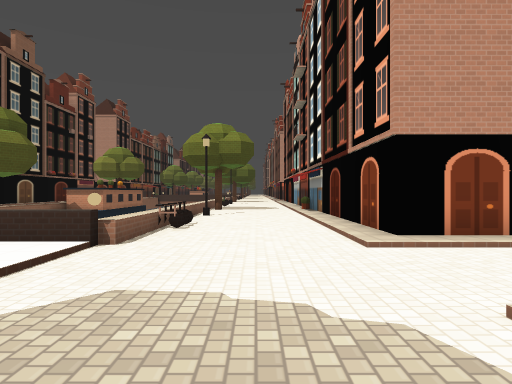
[1] (above)

24 first-person views from a walk through a 3-D level made in the Godot game engine. The camera is 1.5 m above the floor, looks level and sees 75° across. The floor is counted in squares, 2 m on a side. Each view is taken from the middle of a square. On the plan, view 1 faces up. The plan holds only what a view shows up to about 11 squares ahead; the rest is blank. The place goes on beyond the plan. Some surface patterns are stand-ins.

[2]
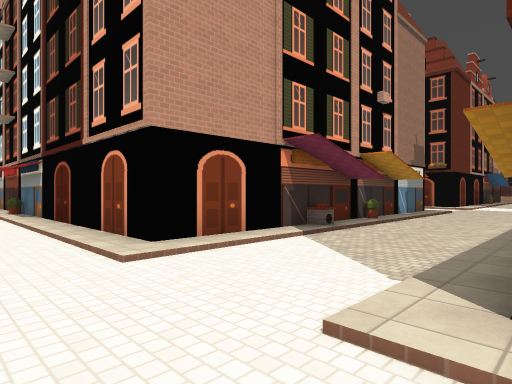

[3]
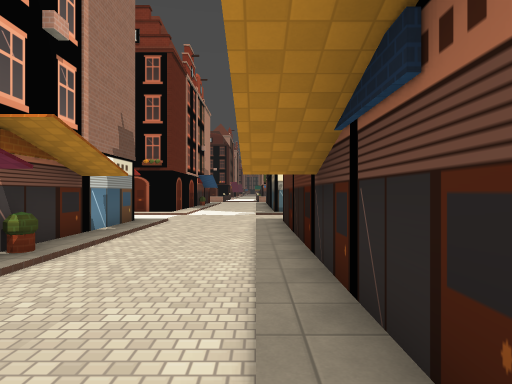

[4]
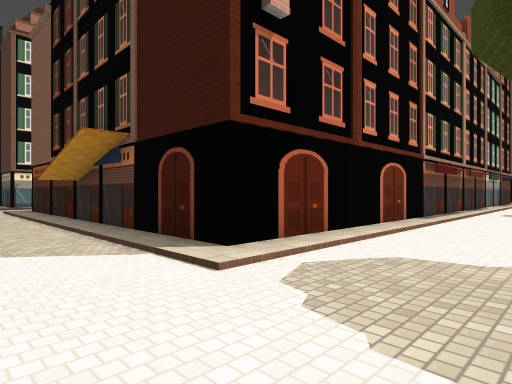

[5]
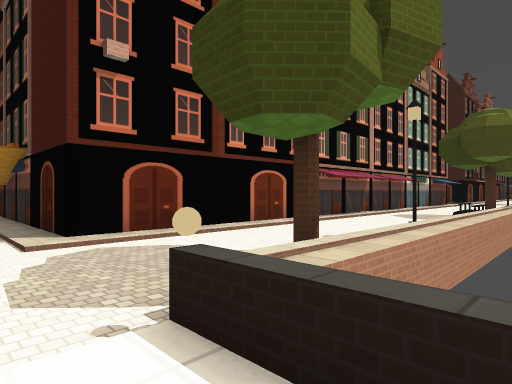

[6]
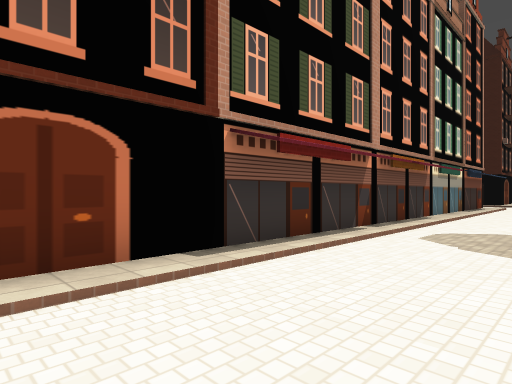

[7]
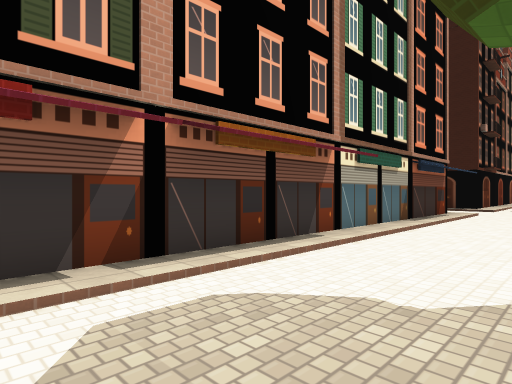

[8]
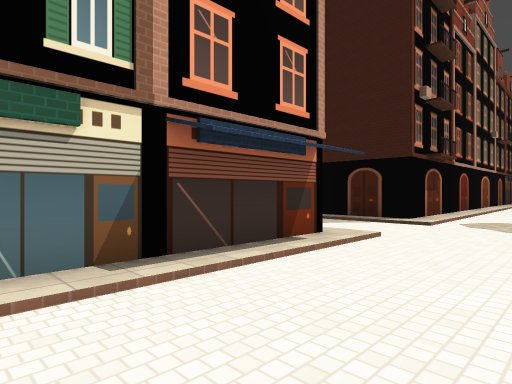

[9]
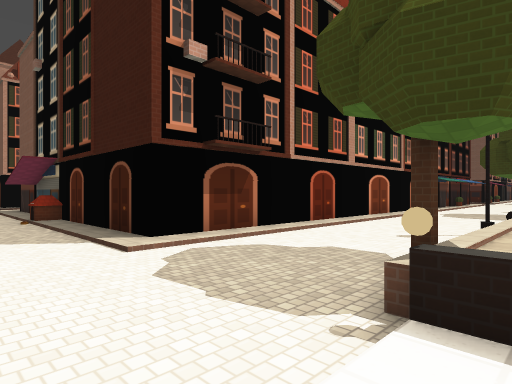

[10]
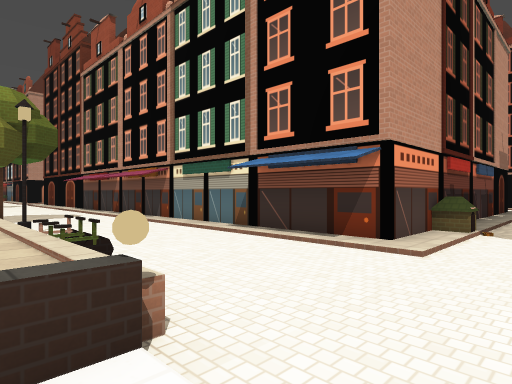

[11]
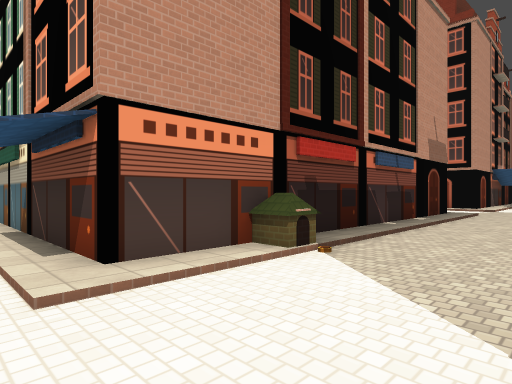

[12]
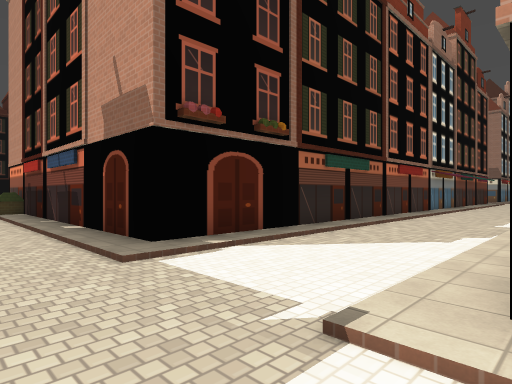

[13]
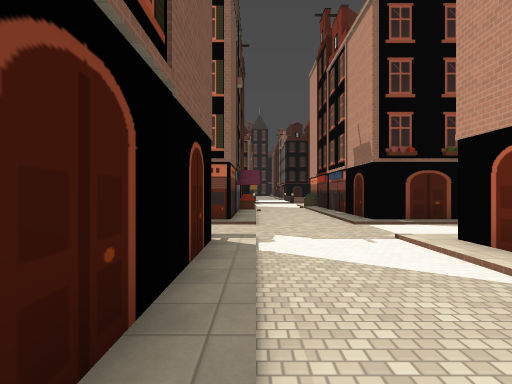

[14]
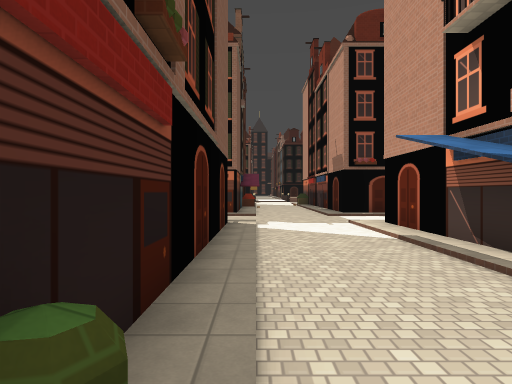

[15]
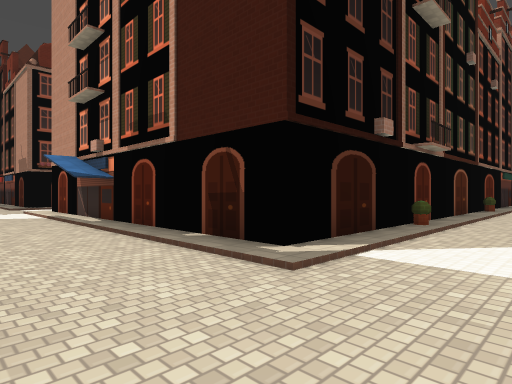

[16]
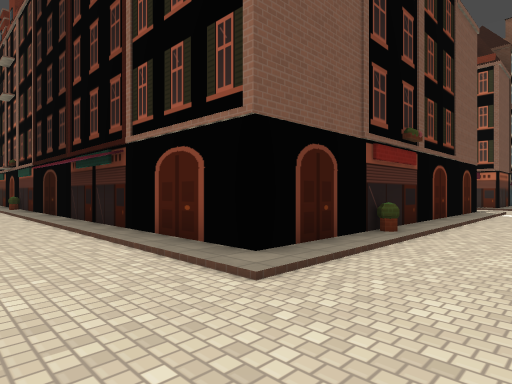

[17]
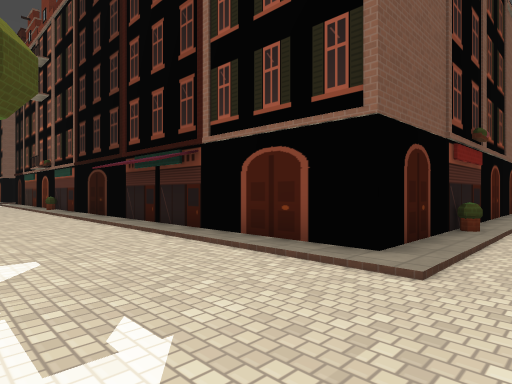

[18]
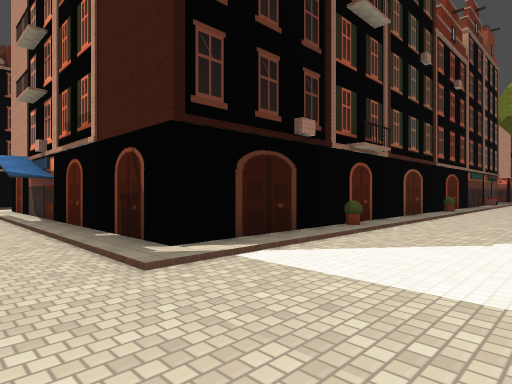

[19]
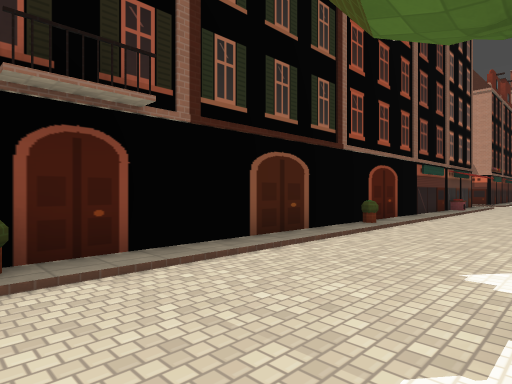

[20]
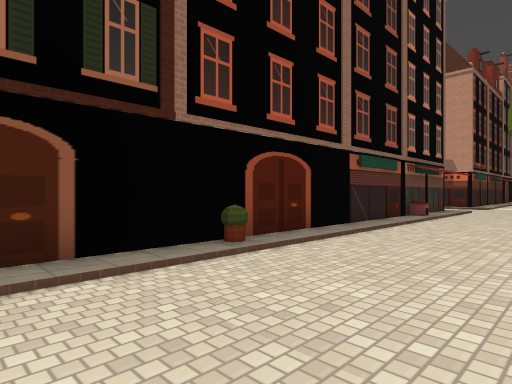

[21]
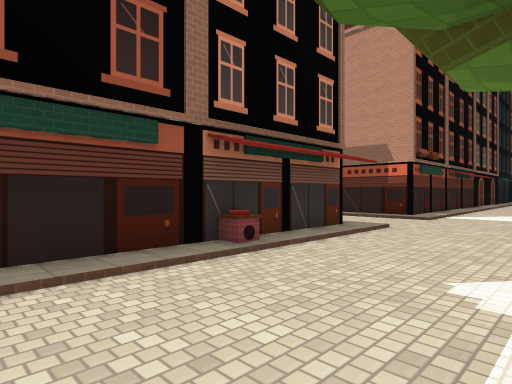

[22]
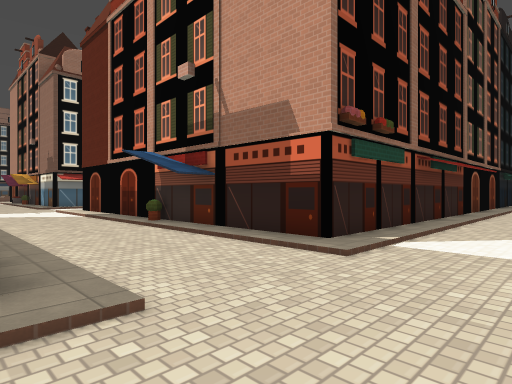

[23]
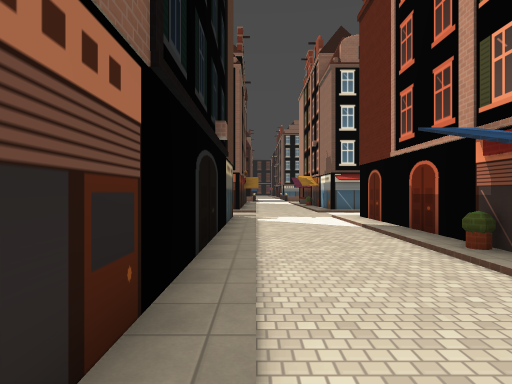

[24]
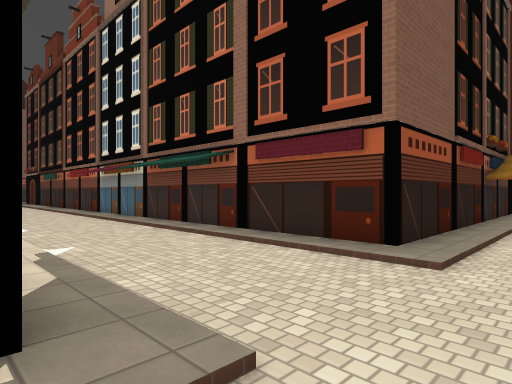

### Floor plan
Key: @ floor where view 1 was taken; # wall or solid block; . main floor; : floor 0.25 m higher than the main floor; / step, stairs or slope; = window, fence, low wall or low ledge; ^ raised ledge.
Columns run from 4 left of view 1 to 31 right of it. Each row starts with its distance up from view 1.
 11   ^.../#                       #/.
 10   ^.../#                       #/.
  9   ^.../#                       #/.
  8   ^.../#                       #/.
  7   ^.../#                       #/.
  6   ^.../### ######    ###########/.
  5 ==^...////^/#/////..///////#/////..
  4  :.................................
  3 ::.................................
  2 ^^#...////////////../////////////..
  1  =^.../##########/../###########/..
  0   ^.@./#        #/../          #/..
 -1   ^.../#        #/../          #/...
 -2   ^.../#        #/../          #/...
 -3   ^.../#        #/../          #/..
 -4   ^.../#        #/../          #/..
 -5   ^.../#        #/../          #/...
 -6   ^.../#        #/..           #/..
 -7   ^.../#        #/..           #/..
 -8   ^.../#        #/..           #/...
 -9   ^.../#          ..           #/...
-10   ^.../#          ..           #/...
-11   ^.../#        #/..           #/...
-12    .../#        #/../          #/...
-13    .../#        #/../          #/...
-14   ^.../#        #/../          #/..
-15   ^.../#        #/../          #/..
-16   ^.../#        #/../          #/...
-17   ^.../#        #/../          #/..
-18   ^.../#        #/../          #/...
-19   ^.../# ########/../###########/...
-20  =^...//^:////////../////////////...
-21  :..................................
-22  :..................................
-23  ^#.../////=#/////../////////////...
-24   ^.../##########/../########## /...
-25   ^.../#                       #/...
-26   ^.../#                       #/...
-27   ^.../#                       #/..
-28   ^.../#                       #/..
-29   ^.../#                       #/..
-30    .../#                       #/..
-31    .../                        #/..
-32   ^...                         #/..
-33    ..                          #/.
-34    ..                           /.

Positions as (right, up) in squares from view 1, and headings:
1: (0, 0), facing up
2: (0, 1), facing up-right
3: (4, 2), facing right
4: (-1, 4), facing down-right
5: (-4, 3), facing down-right
6: (-1, -3), facing down-right
7: (-1, -8), facing down-right
8: (-1, -15), facing down-right
9: (-3, -21), facing down-right
10: (-3, -22), facing up-right
11: (1, -23), facing up-right
12: (17, -22), facing up-left
13: (22, -23), facing left
14: (25, -23), facing left
15: (30, -23), facing up-left
16: (30, -21), facing down-left
17: (31, -22), facing down-left
18: (31, -22), facing up-left
19: (31, -16), facing up-left
20: (31, -12), facing up-left
21: (31, -5), facing up-left
22: (30, 1), facing up-left
23: (27, 2), facing left
24: (17, 3), facing down-left
